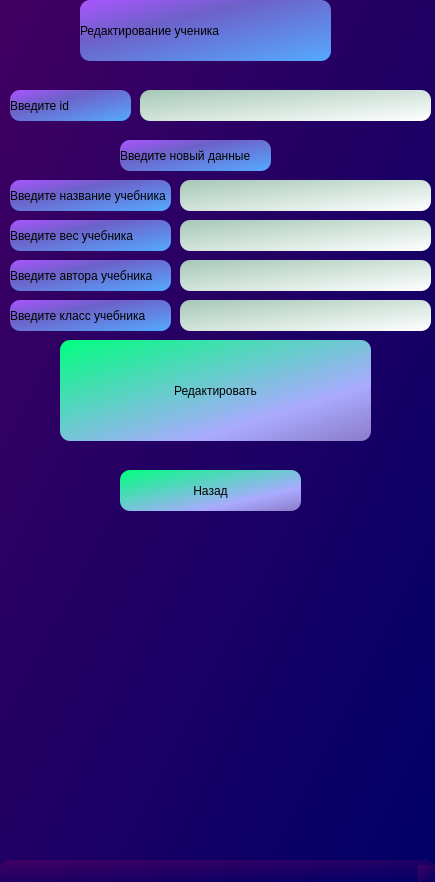
<?xml version="1.0" encoding="UTF-8"?>
<ui version="4.0">
 <class>MainWindow</class>
 <widget class="QMainWindow" name="MainWindow">
  <property name="geometry">
   <rect>
    <x>0</x>
    <y>0</y>
    <width>435</width>
    <height>882</height>
   </rect>
  </property>
  <property name="windowTitle">
   <string>MainWindow</string>
  </property>
  <property name="styleSheet">
   <string notr="true">background-color: qlineargradient(spread:pad, x1:0, y1:0, x2:1, y2:1, stop:0 rgba(65, 0, 98, 255), stop:1 rgba(0, 0, 103, 255));
border-radius: 10px;
</string>
  </property>
  <widget class="QWidget" name="centralwidget">
   <widget class="QLabel" name="label_4">
    <property name="geometry">
     <rect>
      <x>80</x>
      <y>0</y>
      <width>251</width>
      <height>61</height>
     </rect>
    </property>
    <property name="toolTip">
     <string>&lt;html&gt;&lt;head/&gt;&lt;body&gt;&lt;p align=&quot;center&quot;&gt;Редактирование ученика&lt;/p&gt;&lt;/body&gt;&lt;/html&gt;</string>
    </property>
    <property name="whatsThis">
     <string>&lt;html&gt;&lt;head/&gt;&lt;body&gt;&lt;p align=&quot;center&quot;&gt;Редактирование ученика&lt;/p&gt;&lt;/body&gt;&lt;/html&gt;</string>
    </property>
    <property name="styleSheet">
     <string notr="true">background-color: qlineargradient(spread:pad, x1:0, y1:0, x2:1, y2:1, stop:0 rgba(170, 85, 255, 255), stop:0.353234 rgba(109, 97, 200, 255), stop:1 rgba(85, 170, 255, 255));</string>
    </property>
    <property name="text">
     <string>Редактирование ученика</string>
    </property>
   </widget>
   <widget class="QLabel" name="label_7">
    <property name="geometry">
     <rect>
      <x>10</x>
      <y>90</y>
      <width>121</width>
      <height>31</height>
     </rect>
    </property>
    <property name="styleSheet">
     <string notr="true">background-color: qlineargradient(spread:pad, x1:0, y1:0, x2:1, y2:1, stop:0 rgba(170, 85, 255, 255), stop:0.353234 rgba(109, 97, 200, 255), stop:1 rgba(85, 170, 255, 255));</string>
    </property>
    <property name="text">
     <string>Введите id</string>
    </property>
   </widget>
   <widget class="QLineEdit" name="id">
    <property name="geometry">
     <rect>
      <x>140</x>
      <y>90</y>
      <width>291</width>
      <height>31</height>
     </rect>
    </property>
    <property name="styleSheet">
     <string notr="true">background-color: qlineargradient(spread:pad, x1:0, y1:0, x2:1, y2:1, stop:0 rgba(166, 200, 183, 255), stop:1 rgba(255, 255, 255, 255));</string>
    </property>
   </widget>
   <widget class="QLabel" name="label_8">
    <property name="geometry">
     <rect>
      <x>120</x>
      <y>140</y>
      <width>151</width>
      <height>31</height>
     </rect>
    </property>
    <property name="styleSheet">
     <string notr="true">background-color: qlineargradient(spread:pad, x1:0, y1:0, x2:1, y2:1, stop:0 rgba(170, 85, 255, 255), stop:0.353234 rgba(109, 97, 200, 255), stop:1 rgba(85, 170, 255, 255));</string>
    </property>
    <property name="text">
     <string>Введите новый данные</string>
    </property>
   </widget>
   <widget class="QLabel" name="label_9">
    <property name="geometry">
     <rect>
      <x>10</x>
      <y>180</y>
      <width>161</width>
      <height>31</height>
     </rect>
    </property>
    <property name="styleSheet">
     <string notr="true">background-color: qlineargradient(spread:pad, x1:0, y1:0, x2:1, y2:1, stop:0 rgba(170, 85, 255, 255), stop:0.353234 rgba(109, 97, 200, 255), stop:1 rgba(85, 170, 255, 255));</string>
    </property>
    <property name="text">
     <string>Введите название учебника</string>
    </property>
   </widget>
   <widget class="QLabel" name="label_10">
    <property name="geometry">
     <rect>
      <x>10</x>
      <y>220</y>
      <width>161</width>
      <height>31</height>
     </rect>
    </property>
    <property name="styleSheet">
     <string notr="true">background-color: qlineargradient(spread:pad, x1:0, y1:0, x2:1, y2:1, stop:0 rgba(170, 85, 255, 255), stop:0.353234 rgba(109, 97, 200, 255), stop:1 rgba(85, 170, 255, 255));</string>
    </property>
    <property name="text">
     <string>Введите вес учебника</string>
    </property>
   </widget>
   <widget class="QLabel" name="label_11">
    <property name="geometry">
     <rect>
      <x>10</x>
      <y>260</y>
      <width>161</width>
      <height>31</height>
     </rect>
    </property>
    <property name="styleSheet">
     <string notr="true">background-color: qlineargradient(spread:pad, x1:0, y1:0, x2:1, y2:1, stop:0 rgba(170, 85, 255, 255), stop:0.353234 rgba(109, 97, 200, 255), stop:1 rgba(85, 170, 255, 255));</string>
    </property>
    <property name="text">
     <string>Введите автора учебника</string>
    </property>
   </widget>
   <widget class="QLineEdit" name="new_weigh">
    <property name="geometry">
     <rect>
      <x>180</x>
      <y>220</y>
      <width>251</width>
      <height>31</height>
     </rect>
    </property>
    <property name="styleSheet">
     <string notr="true">background-color: qlineargradient(spread:pad, x1:0, y1:0, x2:1, y2:1, stop:0 rgba(166, 200, 183, 255), stop:1 rgba(255, 255, 255, 255));</string>
    </property>
   </widget>
   <widget class="QLineEdit" name="new_author">
    <property name="geometry">
     <rect>
      <x>180</x>
      <y>260</y>
      <width>251</width>
      <height>31</height>
     </rect>
    </property>
    <property name="styleSheet">
     <string notr="true">background-color: qlineargradient(spread:pad, x1:0, y1:0, x2:1, y2:1, stop:0 rgba(166, 200, 183, 255), stop:1 rgba(255, 255, 255, 255));</string>
    </property>
   </widget>
   <widget class="QLineEdit" name="new_name">
    <property name="geometry">
     <rect>
      <x>180</x>
      <y>180</y>
      <width>251</width>
      <height>31</height>
     </rect>
    </property>
    <property name="styleSheet">
     <string notr="true">background-color: qlineargradient(spread:pad, x1:0, y1:0, x2:1, y2:1, stop:0 rgba(166, 200, 183, 255), stop:1 rgba(255, 255, 255, 255));</string>
    </property>
   </widget>
   <widget class="QPushButton" name="finish">
    <property name="geometry">
     <rect>
      <x>60</x>
      <y>340</y>
      <width>311</width>
      <height>101</height>
     </rect>
    </property>
    <property name="styleSheet">
     <string notr="true">background-color: qlineargradient(spread:pad, x1:0, y1:0, x2:1, y2:1, stop:0 rgba(0, 255, 127, 255), stop:0.716418 rgba(170, 170, 255, 255), stop:1 rgba(139, 123, 200, 255));</string>
    </property>
    <property name="text">
     <string>Редактировать</string>
    </property>
   </widget>
   <widget class="QPushButton" name="back">
    <property name="geometry">
     <rect>
      <x>120</x>
      <y>470</y>
      <width>181</width>
      <height>41</height>
     </rect>
    </property>
    <property name="styleSheet">
     <string notr="true">background-color: qlineargradient(spread:pad, x1:0, y1:0, x2:1, y2:1, stop:0 rgba(0, 255, 127, 255), stop:0.716418 rgba(170, 170, 255, 255), stop:1 rgba(139, 123, 200, 255));</string>
    </property>
    <property name="text">
     <string>Назад</string>
    </property>
   </widget>
   <widget class="QLabel" name="label_13">
    <property name="geometry">
     <rect>
      <x>10</x>
      <y>300</y>
      <width>161</width>
      <height>31</height>
     </rect>
    </property>
    <property name="styleSheet">
     <string notr="true">background-color: qlineargradient(spread:pad, x1:0, y1:0, x2:1, y2:1, stop:0 rgba(170, 85, 255, 255), stop:0.353234 rgba(109, 97, 200, 255), stop:1 rgba(85, 170, 255, 255));</string>
    </property>
    <property name="text">
     <string>Введите класс учебника</string>
    </property>
   </widget>
   <widget class="QLineEdit" name="new_class_number">
    <property name="geometry">
     <rect>
      <x>180</x>
      <y>300</y>
      <width>251</width>
      <height>31</height>
     </rect>
    </property>
    <property name="styleSheet">
     <string notr="true">background-color: qlineargradient(spread:pad, x1:0, y1:0, x2:1, y2:1, stop:0 rgba(166, 200, 183, 255), stop:1 rgba(255, 255, 255, 255));</string>
    </property>
   </widget>
  </widget>
  <widget class="QMenuBar" name="menubar">
   <property name="geometry">
    <rect>
     <x>0</x>
     <y>0</y>
     <width>435</width>
     <height>26</height>
    </rect>
   </property>
  </widget>
  <widget class="QStatusBar" name="statusbar"/>
 </widget>
 <resources/>
 <connections/>
</ui>
